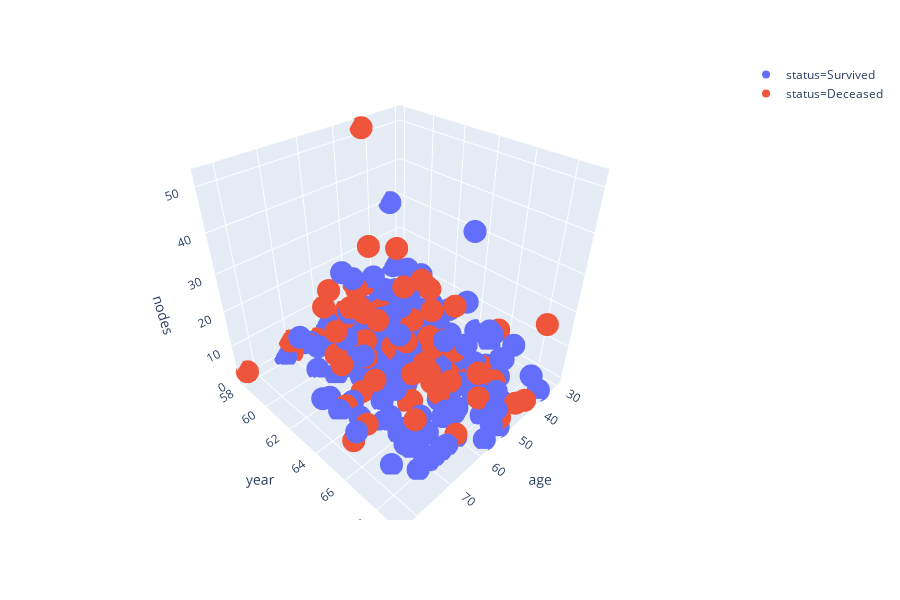

The cell this chart's notebook holds for it:
### Markdown cell above
#### 3D Scatter Plot

### Code cell
px.scatter_3d(df,x='age',y='year',z='nodes',color='status')

### Figure 1 — Plotly figure (JSON) as saved in the notebook; plotly's stock layout.template omitted (floating-point values rounded to 4 significant figures; data arrays with more than 128 entries replaced by an {"elided": "..."} marker saying what was removed)
{"data": [{"hoverlabel": {"namelength": 0}, "hovertemplate": "status=Survived<br>age=%{x}<br>year=%{y}<br>nodes=%{z}", "legendgroup": "status=Survived", "marker": {"color": "#636efa", "symbol": "circle"}, "mode": "markers", "name": "status=Survived", "scene": "scene", "showlegend": true, "type": "scatter3d", "x": {"elided": "225 int values"}, "y": {"elided": "225 int values"}, "z": {"elided": "225 int values"}}, {"hoverlabel": {"namelength": 0}, "hovertemplate": "status=Deceased<br>age=%{x}<br>year=%{y}<br>nodes=%{z}", "legendgroup": "status=Deceased", "marker": {"color": "#EF553B", "symbol": "circle"}, "mode": "markers", "name": "status=Deceased", "scene": "scene", "showlegend": true, "type": "scatter3d", "x": [34, 34, 38, 39, 41, 41, 41, 42, 42, 43, 43, 43, 43, 44, 44, 44, 45, 45, 45, 46, 46, 46, 46, 47, 47, 47, 48, 48, 48, 49, 49, 50, 50, 51, 51, 52, 52, 52, 52, 53, 53, 53, 53, 53, 53, 54, 54, 54, 54, 55, 55, 56, 56, 57, 57, 57, 59, 60, 60, 61, 61, 61, 62, 62, 62, 63, 65, 65, 65, 65, 66, 66, 67, 67, 69, 70, 70, 72, 74, 78, 83], "y": [59, 66, 69, 66, 60, 64, 67, 69, 59, 58, 59, 64, 64, 64, 58, 63, 65, 66, 67, 58, 69, 62, 65, 63, 62, 65, 58, 58, 67, 63, 64, 63, 64, 59, 59, 69, 59, 62, 66, 58, 65, 59, 60, 63, 65, 60, 65, 65, 68, 63, 68, 65, 66, 61, 62, 64, 62, 59, 65, 62, 65, 68, 59, 58, 65, 60, 58, 61, 62, 66, 58, 61, 64, 63, 67, 58, 58, 63, 65, 65, 58], "z": [0, 9, 21, 0, 23, 0, 0, 1, 0, 52, 2, 0, 0, 6, 9, 19, 6, 0, 1, 2, 3, 5, 20, 23, 0, 0, 11, 11, 7, 0, 10, 13, 0, 13, 3, 3, 2, 3, 4, 4, 1, 3, 9, 24, 12, 11, 23, 5, 7, 6, 15, 9, 3, 5, 14, 1, 35, 17, 0, 5, 0, 1, 13, 0, 19, 1, 0, 2, 22, 15, 0, 13, 8, 1, 8, 0, 4, 0, 3, 1, 2]}], "layout": {"height": 600, "legend": {"tracegroupgap": 0}, "margin": {"t": 60}, "scene": {"domain": {"x": [0, 0.98], "y": [0, 1]}, "xaxis": {"title": {"text": "age"}}, "yaxis": {"title": {"text": "year"}}, "zaxis": {"title": {"text": "nodes"}}}}}
